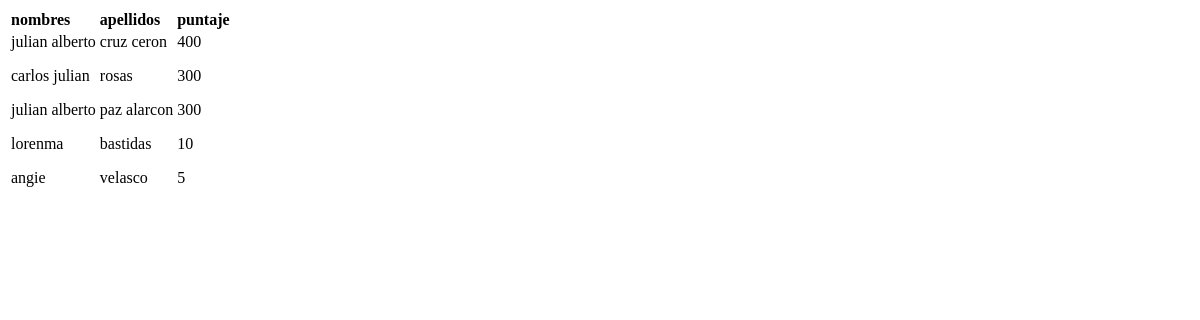
Page /ranking on the earlier database version.
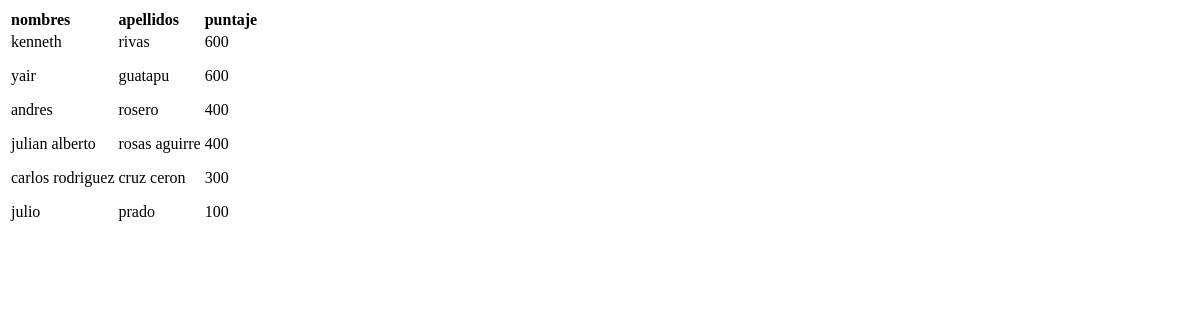
Same page on the later database version.
### retos/models.py (models this page shows, shortened)
class Persona (models.Model):
	identificacion 	= models.CharField(max_length = 50 , unique = True)
	nombres		 	= models.CharField(max_length = 256)
	apellidos	 	= models.CharField(max_length = 256)
	ficha		 	= models.CharField(max_length = 30)
	puntaje		 	= models.IntegerField()
	user 			= models.OneToOneField(User)

### retos/views.py (the view)
# urls.py: url(r'^ranking$', ranking, name='ranking'),
def ranking (request):
	b = Persona.objects.all().order_by("-puntaje")
	return render (request,'retos/ranking.html' , {'lista': b})

### retos/templates/retos/ranking.html (shortened to what this page needs)
{% extends 'retos/base.html' %}
{% block content %}
<!DOCTYPE html>
<html>
	<head>
	</head>
	<body>
		<table>
			<tr>
				<td><strong>nombres</strong></td>
				<td><strong>apellidos</strong></td>
				<td><strong>puntaje</strong></td>
			</tr>
			<tr>
			<td>
				{% for lista in lista %}
				<div>
					<p>{{lista.nombres}}</p>
				</div>
				{% endfor %}
			</td>
			<td>
				{% for lista in lista %}
				<div>
					<p>{{lista.apellidos}}</p>
				</div>
				{% endfor %}
			</td>
			<td>
				{% for lista in lista %}
				<div>
					<p>{{lista.puntaje}}</p>
				</div>
				{% endfor %}
			</td>
{% endblock content %}

Differences in the rows shown:
removed Persona: nombres "julian alberto", apellidos "cruz ceron", puntaje "400"
removed Persona: nombres "carlos julian", apellidos "rosas", puntaje "300"
removed Persona: nombres "lorenma", apellidos "bastidas", puntaje "10"
removed Persona: nombres "angie", apellidos "velasco", puntaje "5"
added Persona: nombres "kenneth", apellidos "rivas", puntaje "600"
added Persona: nombres "yair", apellidos "guatapu", puntaje "600"
changed Persona: nombres "julian alberto" → "andres"; apellidos "paz alarcon" → "rosero"; puntaje "300" → "400"
added Persona: nombres "julian alberto", apellidos "rosas aguirre", puntaje "400"
added Persona: nombres "carlos rodriguez", apellidos "cruz ceron", puntaje "300"
added Persona: nombres "julio", apellidos "prado", puntaje "100"
